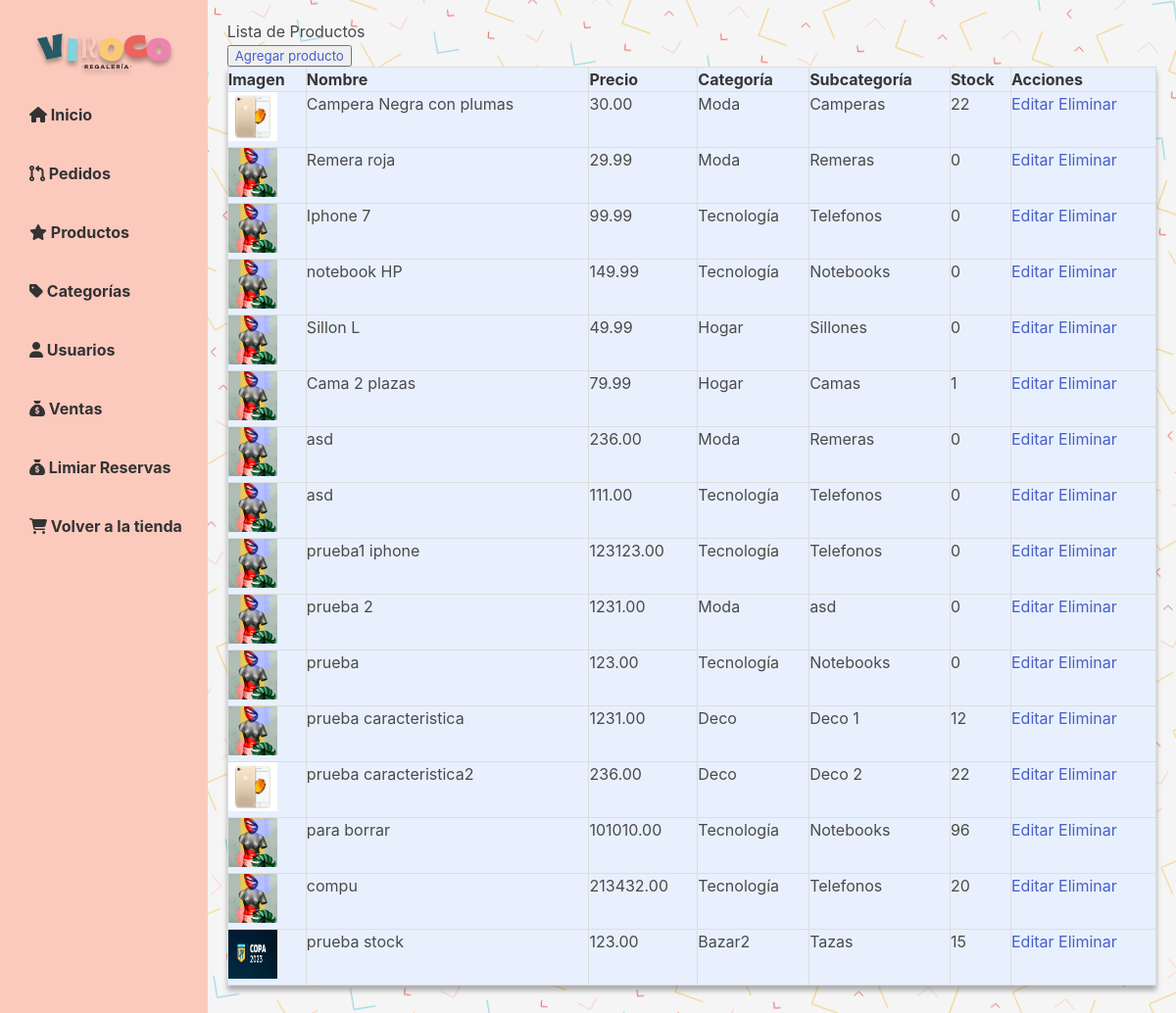
Screenshot of /admin/productos_admin.php (signed in) with the database file from the repository.
### tables this page shows
CREATE TABLE `productos` (
  `id` int(11) NOT NULL,
  `nombre` varchar(255) DEFAULT NULL,
  `descripcion` text DEFAULT NULL,
  `precio` decimal(10,2) DEFAULT NULL,
  `id_categoria` int(4) DEFAULT NULL,
  `id_subcategoria` int(4) NOT NULL,
  `stock` int(4) NOT NULL,
  `popular` int(11) NOT NULL DEFAULT 0,
  `imagen` varchar(255) DEFAULT NULL,
  `imagen2` text NOT NULL,
  `imagen3` text NOT NULL,
  `imagen4` text NOT NULL
);

CREATE TABLE `categorias` (
  `id_categoria` int(11) NOT NULL,
  `nombre_categoria` varchar(50) NOT NULL
);

CREATE TABLE `subcategorias` (
  `id_subcategoria` int(11) NOT NULL,
  `nombre_subcategoria` varchar(50) DEFAULT NULL,
  `id_categoria` int(11) NOT NULL
);

### admin/productos_admin.php (the view, shortened to what this page needs)
<?php
    require '../app/conexion.php';
    $sql = "SELECT productos.*, categorias.nombre_categoria, subcategorias.nombre_subcategoria FROM productos
        INNER JOIN categorias ON productos.id_categoria = categorias.id_categoria
        INNER JOIN subcategorias ON productos.id_subcategoria = subcategorias.id_subcategoria";
    $stmt = $conexion->query($sql);
    $productos = $stmt->fetchAll(PDO::FETCH_ASSOC);
?>
<!DOCTYPE html>
<html>
<head>
    <link rel="stylesheet" href="../estilos/estilo_admin.css">
    <link rel="stylesheet" href="https://cdnjs.cloudflare.com/ajax/libs/bulma/0.7.2/css/bulma.min.css">
</head>
<body>
    <div id="wrapper">
        <?php
            include('navbar_admin.php')
        ?>
        <div id="main">
            <h2>Lista de Productos</h2>
            <button><a href='añadir_producto.php' class='agregar-button'>Agregar producto</a></button>
            <table>
                <thead>
                    <tr>
                        <th>Imagen</th>
                        <th>Nombre</th>
                        <th>Precio</th>
                        <th>Categoría</th>
                        <th>Subcategoría</th>
                        <th>Stock</th>
                        <th>Acciones</th>
                    </tr>
                </thead>
                <tbody>
                    <?php foreach ($productos as $producto): ?>
                        <tr>
                            <td><img src="<?php echo $producto['imagen'] ?>" alt="" style="height: 50px; width: 50px;" ></td>
                            <td><?php echo $producto['nombre'] ?></td>
                            <td><?php echo $producto['precio'] ?></td>
                            <td><?php echo $producto['nombre_categoria'] ?></td>
                            <td><?php echo $producto['nombre_subcategoria'] ?></td>
                            <td><?php echo $producto['stock'] ?></td>
                            <td>
                                <a href="editar_producto.php?id=<?php echo $producto['id'] ?>">Editar</a>
                                <a href="eliminar_producto.php?id=<?php echo $producto['id'] ?>">Eliminar</a>
                            </td>
                        </tr>
                    <?php endforeach ?>
                </tbody>
            </table>
</body>
</html>

### estilos/estilo_admin.css (style rules this page uses)
:root { --rosa-fuerte: #ed83ae; --rosa-claro: #fdc9bd; --azul: #255a66; --celeste: #7fd4dd; --amarillo: #f9c973; --rojo: #ea645e; }
body { background-image: var(--fondo-fit-f4-zoom); background-repeat: repeat; font-family: Arial, sans-serif; margin: 0; padding: 0; }
#wrapper { display: flex; height: max-content; }
#main { padding: 20px; width: 100%; height: max-content; }
table { border-collapse: collapse; width: 100%; background-color: #e8f0fe; box-shadow: 0px 5px 5px rgba(0, 0, 0, 0.3); overflow-x: auto; }
th, td { border: 1px solid #ddd; padding: 8px; text-align: left; }
th { background-color: #e8f0fe; }
td:last-child { white-space: nowrap; }

### rows the page displays
productos: imagen (picture), nombre "Campera Negra con plumas", precio "30.00", id_categoria.nombre_categoria "Moda", id_subcategoria.nombre_subcategoria "Camperas", stock "22"
productos: imagen (picture), nombre "Remera roja", precio "29.99", id_categoria.nombre_categoria "Moda", id_subcategoria.nombre_subcategoria "Remeras", stock "0"
productos: imagen (picture), nombre "Iphone 7", precio "99.99", id_categoria.nombre_categoria "Tecnología", id_subcategoria.nombre_subcategoria "Telefonos", stock "0"
productos: imagen (picture), nombre "notebook HP", precio "149.99", id_categoria.nombre_categoria "Tecnología", id_subcategoria.nombre_subcategoria "Notebooks", stock "0"
productos: imagen (picture), nombre "Sillon L", precio "49.99", id_categoria.nombre_categoria "Hogar", id_subcategoria.nombre_subcategoria "Sillones", stock "0"
productos: imagen (picture), nombre "Cama 2 plazas", precio "79.99", id_categoria.nombre_categoria "Hogar", id_subcategoria.nombre_subcategoria "Camas", stock "1"
productos: imagen (picture), nombre "asd", precio "236.00", id_categoria.nombre_categoria "Moda", id_subcategoria.nombre_subcategoria "Remeras", stock "0"
productos: imagen (picture), nombre "asd", precio "111.00", id_categoria.nombre_categoria "Tecnología", id_subcategoria.nombre_subcategoria "Telefonos", stock "0"
productos: imagen (picture), nombre "prueba1 iphone", precio "123123.00", id_categoria.nombre_categoria "Tecnología", id_subcategoria.nombre_subcategoria "Telefonos", stock "0"
productos: imagen (picture), nombre "prueba 2", precio "1231.00", id_categoria.nombre_categoria "Moda", id_subcategoria.nombre_subcategoria "asd", stock "0"
productos: imagen (picture), nombre "prueba", precio "123.00", id_categoria.nombre_categoria "Tecnología", id_subcategoria.nombre_subcategoria "Notebooks", stock "0"
productos: imagen (picture), nombre "prueba caracteristica", precio "1231.00", id_categoria.nombre_categoria "Deco", id_subcategoria.nombre_subcategoria "Deco 1", stock "12"
productos: imagen (picture), nombre "prueba caracteristica2", precio "236.00", id_categoria.nombre_categoria "Deco", id_subcategoria.nombre_subcategoria "Deco 2", stock "22"
productos: imagen (picture), nombre "para borrar", precio "101010.00", id_categoria.nombre_categoria "Tecnología", id_subcategoria.nombre_subcategoria "Notebooks", stock "96"
productos: imagen (picture), nombre "compu", precio "213432.00", id_categoria.nombre_categoria "Tecnología", id_subcategoria.nombre_subcategoria "Telefonos", stock "20"
productos: imagen (picture), nombre "prueba stock", precio "123.00", id_categoria.nombre_categoria "Bazar2", id_subcategoria.nombre_subcategoria "Tazas", stock "15"
